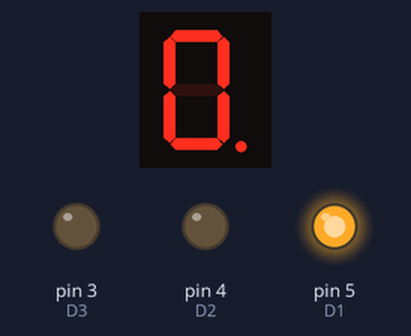
Simulated run of this sketch. Board: Arduino Uno, built with avr-gcc and run on an emulated ATmega328P. Parts: 1-digit seven-segment display, output pins drawn as LEDs (lit = HIGH). Wiring (inferred from the names in the program): 1-digit 7-segment display, segments lit when LOW: segments pin 12, pin 11, pin 10, pin 9, pin 8, pin 7, pin 6, pin 1. The segment pins are drawn as the display they are named for; pins used as bus, display or sensor lines are not drawn.

Above: at 0.1 s.
At 1.6 s:
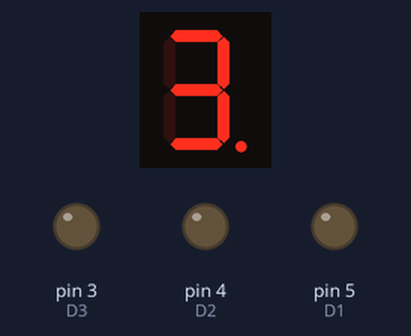
At 2.1 s:
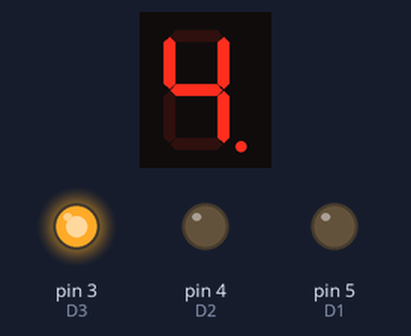
At 5.1 s:
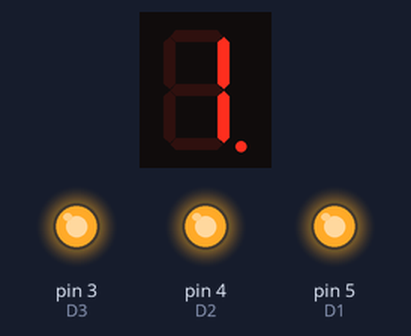
At 7.6 s:
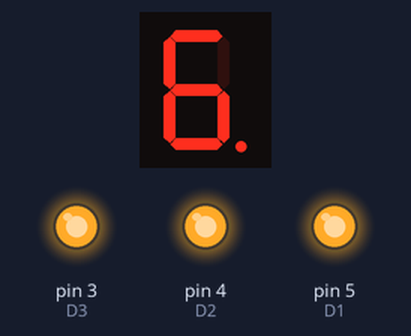
At 10.1 s:
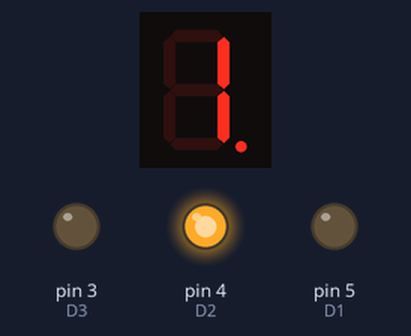
Timing chart, 0 to 40.0 s (numbered marks = the images above):
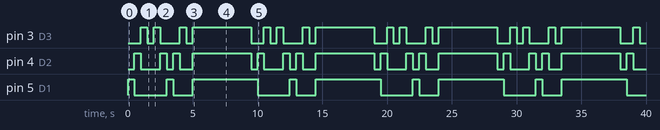

The sketch:

4Digit_SSD.ino
```cpp
#include <SevSeg.h>

int pinA = 12;int pinB = 11;int pinC = 10;int pinD = 9;
int pinE = 8;int pinF = 7;int pinG = 6;
int pinDP = 1;int D1 = 5;int D2 = 4;int D3 = 3; int D4 = 2;

void setup() {//set all segments & digits as outputs
pinMode(pinA, OUTPUT);
pinMode(pinB, OUTPUT);
pinMode(pinC, OUTPUT);
pinMode(pinD, OUTPUT);
pinMode(pinE, OUTPUT);
pinMode(pinF, OUTPUT);
pinMode(pinG, OUTPUT);
pinMode(pinDP, OUTPUT);
pinMode(D1, OUTPUT);
pinMode(D2, OUTPUT);
pinMode(D3, OUTPUT);
pinMode(D4, OUTPUT);
}

void loop() {

  digit1();zero();delay(500);
  digit2();one();delay(500);
  digit3();two();delay(500);
  digit4();three();delay(500);
  digit3();four();delay(500);
  digit2();five();delay(500);
  digit1();six();delay(500);
  digit2();seven();delay(500);
  digit3();eight();delay(500);
  digit4();nine();delay(500);

  all4Digits();
  allNumbers();

}


//functions representing numbers 0-9
void zero(){
digitalWrite(pinA, LOW);
digitalWrite(pinB, LOW);
digitalWrite(pinC, LOW);
digitalWrite(pinD, LOW);
digitalWrite(pinE, LOW);
digitalWrite(pinF, LOW);
digitalWrite(pinG, HIGH);
  }

  void one(){
digitalWrite(pinA, HIGH);
digitalWrite(pinB, LOW);
digitalWrite(pinC, LOW);
digitalWrite(pinD, HIGH);
digitalWrite(pinE, HIGH);
digitalWrite(pinF, HIGH);
digitalWrite(pinG, HIGH);
}

void two(){
  digitalWrite(pinA, LOW);
digitalWrite(pinB, LOW);
digitalWrite(pinC, HIGH);
digitalWrite(pinD, LOW);
digitalWrite(pinE, LOW);
digitalWrite(pinF, HIGH);
digitalWrite(pinG, LOW);
  }

  void three(){
    digitalWrite(pinA, LOW);
digitalWrite(pinB, LOW);
digitalWrite(pinC, LOW);
digitalWrite(pinD, LOW);
digitalWrite(pinE, HIGH);
digitalWrite(pinF, HIGH);
digitalWrite(pinG, LOW);
    }

  void four(){
    digitalWrite(pinA, HIGH);
digitalWrite(pinB, LOW);
digitalWrite(pinC, LOW);
digitalWrite(pinD, HIGH);
digitalWrite(pinE, HIGH);
digitalWrite(pinF, LOW);
digitalWrite(pinG, LOW);
    }

  void five(){
    digitalWrite(pinA, LOW);
digitalWrite(pinB, HIGH);
digitalWrite(pinC, LOW);
digitalWrite(pinD, LOW);
digitalWrite(pinE, HIGH);
digitalWrite(pinF, LOW);
digitalWrite(pinG, LOW);
    }

  void six(){
    digitalWrite(pinA, LOW);
digitalWrite(pinB, HIGH);
digitalWrite(pinC, LOW);
digitalWrite(pinD, LOW);
digitalWrite(pinE, LOW);
digitalWrite(pinF, LOW);
digitalWrite(pinG, LOW);
    }

  void seven(){
    digitalWrite(pinA, LOW);
digitalWrite(pinB, LOW);
digitalWrite(pinC, LOW);
digitalWrite(pinD, HIGH);
digitalWrite(pinE, HIGH);
digitalWrite(pinF, HIGH);
digitalWrite(pinG, HIGH);
    }

  void eight(){
    digitalWrite(pinA, LOW);
digitalWrite(pinB, LOW);
digitalWrite(pinC, LOW);
digitalWrite(pinD, LOW);
digitalWrite(pinE, LOW);
digitalWrite(pinF, LOW);
digitalWrite(pinG, LOW);
    }

  void nine(){
    digitalWrite(pinA, LOW);
digitalWrite(pinB, LOW);
digitalWrite(pinC, LOW);
digitalWrite(pinD, HIGH);
digitalWrite(pinE, HIGH);
digitalWrite(pinF, LOW);
digitalWrite(pinG, LOW);
    }

    void allNumbers(){
one();delay(500);
two();delay(500);
three();delay(500);
four();delay(500);
five();delay(500);
six();delay(500);
seven();delay(500);
eight();delay(500);
nine();delay(500);
      }

  void turnOffAllSegments(){
          digitalWrite(pinA, LOW);
digitalWrite(pinB, LOW);
digitalWrite(pinC, LOW);
digitalWrite(pinD, LOW);
digitalWrite(pinE, LOW);
digitalWrite(pinF, LOW);
digitalWrite(pinG, LOW);
          }


    //functions to select individual digits on the display
    void digit1(){
      digitalWrite(D1, HIGH);
digitalWrite(D2, LOW);
digitalWrite(D3, LOW);
digitalWrite(D4, LOW);
      }

    void digit2(){
      digitalWrite(D1, LOW);
digitalWrite(D2, HIGH);
digitalWrite(D3, LOW);
digitalWrite(D4, LOW);
      }

    void digit3(){
      digitalWrite(D1, LOW);
digitalWrite(D2, LOW);
digitalWrite(D3, HIGH);
digitalWrite(D4, LOW);
      }

    void digit4(){
      digitalWrite(D1, LOW);
digitalWrite(D2, LOW);
digitalWrite(D3, LOW);
digitalWrite(D4, HIGH);
      }

      void all4Digits(){
        digitalWrite(D1, HIGH);
digitalWrite(D2, HIGH);
digitalWrite(D3, HIGH);
digitalWrite(D4, HIGH);
        }
```

Measured:
- by itself, pin 3 (D3): repeats every 9.5 s: LOW 0.50 s, HIGH 0.50 s, LOW 1.5 s, HIGH 0.50 s, LOW 0.50 s, HIGH 4.5 s, LOW 1.0 s, HIGH 0.50 s
- by itself, pin 4 (D2): repeats every 9.5 s: LOW 1.5 s, HIGH 0.50 s, LOW 0.50 s, HIGH 0.50 s, LOW 1.0 s, HIGH 4.5 s, LOW 0.50 s, HIGH 0.50 s
- by itself, pin 5 (D1): repeats every 9.5 s: LOW 2.5 s, HIGH 0.50 s, LOW 1.5 s, HIGH 5.0 s
- what the display in image 1 shows lasts 0.5 s, from 1.5 s to 2.0 s
